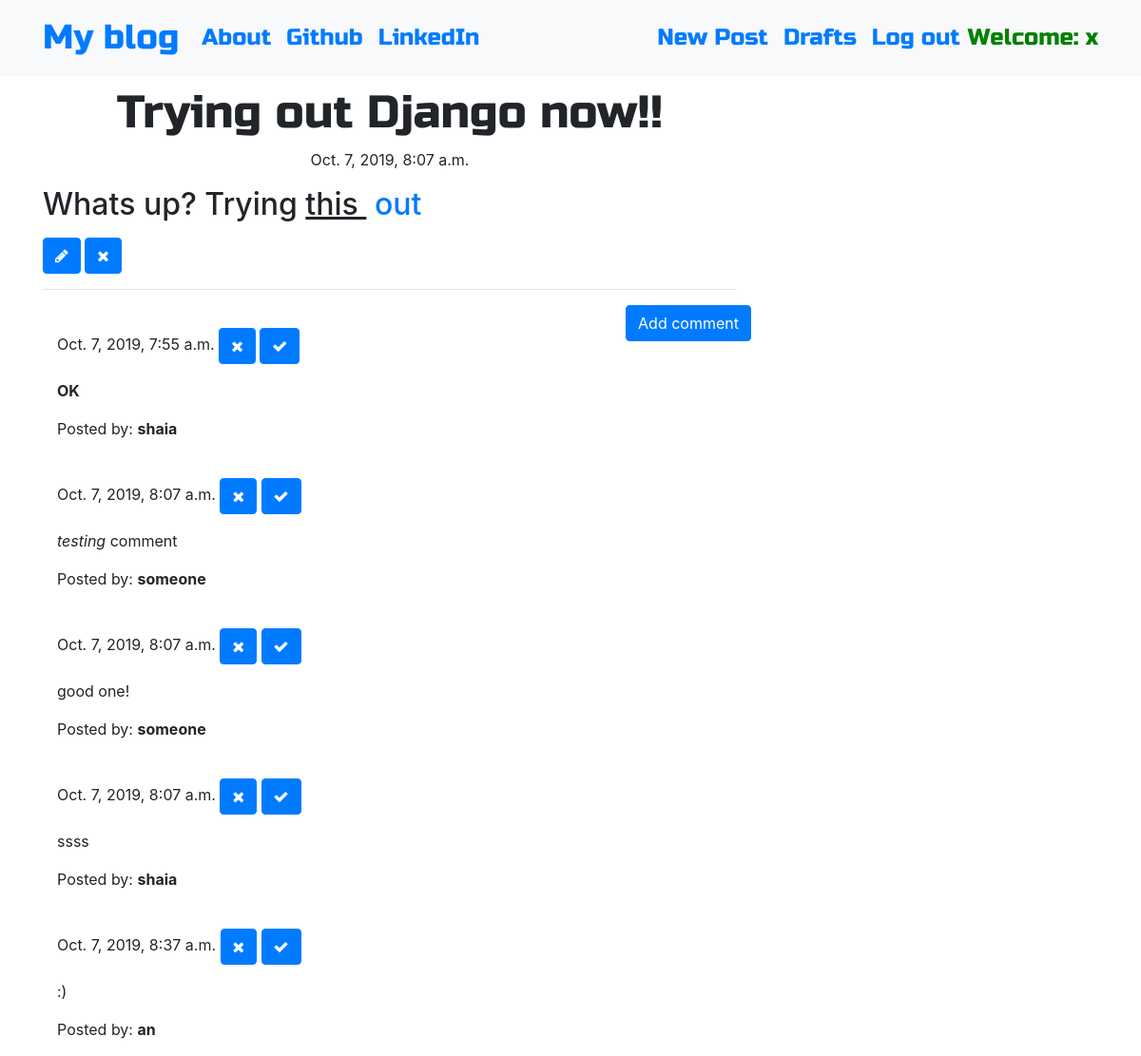
/post/2 (signed in), run on the app's committed database.
### blog/models.py (models this page shows, shortened)
class Post(models.Model):
    author = models.ForeignKey('auth.User',on_delete=models.PROTECT)
    title = models.CharField(max_length = 200)
    text = models.TextField()
    created_date = models.DateTimeField(default=timezone.now)
    published_date = models.DateTimeField(blank=True,null=True)

class Comment(models.Model):
    post = models.ForeignKey('blog.Post',related_name='comments',on_delete=models.PROTECT)
    author = models.CharField(max_length=200)
    text = models.TextField()
    created_date = models.DateTimeField(default=timezone.now())
    approved_comment = models.BooleanField(default=False)

### blog/views.py (the view)
# urls.py: url(r'^post/(?P<pk>\d+)$',views.PostDetailView.as_view(),name = 'post_detail'),
class PostDetailView(DetailView):
    model = Post

### blog/templates/blog/post_detail.html
{% extends 'blog/base.html' %}
{% block content %}
        <h1 class='posttitle loader'>{{ post.title }}</h1>
        {% if post.published_date %}
            <div class="date postdate">
                {{ post.published_date }}
            </div>
        {% else %}
            <a class="btn btn-outline-dark" href="{% url 'post_publish' pk=post.pk %}">Publish</a>
        {% endif %}
      <p class='postcontent' >{{ post.text|safe|linebreaksbr }}</p>
      {% if user.is_authenticated %}
          <a class="btn btn-primary" href="{% url 'post_edit' pk=post.pk %}"><span class="fa fa-pencil"></span></a>
          <a class="btn btn-primary" href="{% url 'post_remove' pk=post.pk %}"><span class="fa fa-remove"></span></a>
      {% endif %}
  <hr>
  <a class="btn btn-primary btn-comment" href="{% url 'add_comment_to_post' pk=post.pk %}">Add comment</a>
  <div class="container">
  {% for comment in post.comments.all %}
  <br>
      {% if user.is_authenticated or comment.approved_comment %}
              {{ comment.created_date }}
              {% if not comment.approved_comment %}
                  <a class="btn btn-primary" href="{% url 'comment_remove' pk=comment.pk %}"><span class="fa fa-remove"></span></a>
                  <a class="btn btn-primary" href="{% url 'comment_approve' pk=comment.pk %}"><span class="fa fa-check"></span></a>
              {% endif %}
          <p>{{ comment.text|safe|linebreaks }}</p>
          <p>Posted by: <strong>{{ comment.author }}</strong></p>
      {% endif %}
  {% empty %}
      <p>No comments posted.</p>
  {% endfor %}
</div>
{% endblock %}

### blog/templates/blog/base.html (shortened to what this page needs)
<!DOCTYPE html>
{% load static %}
<html>
  <head>
    <link rel="stylesheet" href="https://stackpath.bootstrapcdn.com/bootstrap/4.1.3/css/bootstrap.min.css"
>
    <link href="https://maxcdn.bootstrapcdn.com/font-awesome/4.7.0/css/font-awesome.min.css" rel="stylesheet">
    <link href="https://maxcdn.bootstrapcdn.com/font-awesome/4.7.0/css/font-awesome.min.css" rel="stylesheet">
    <link rel="stylesheet" href="//cdn.jsdelivr.net/medium-editor/latest/css/medium-editor.min.css" type="text/css" media="screen" charset="utf-8">
    <link rel="stylesheet" href="{% static 'css/blog.css' %}">
  </head>
  <body class='loader'>
    <nav class="navbar navbar-expand-lg bg-light techfont">
      <div class="container">
        <div class="navbar-nav align-items-center">
          <a class="navbar-brand bigbrand" href="{% url 'post_list' %}">My blog</a>
          <a class="nav-item nav-link" href="{% url 'about' %}">About</a>
          <a class="nav-item nav-link" href="https://www.github.com">Github</a>
          <a class="nav-item nav-link" href="https://www.linkedin.com">LinkedIn</a>
        </div>
        <div class="navbar-nav align-items-center ml-auto">
          {% if user.is_authenticated %}
            <a class="nav-item nav-link" href="{% url 'post_new' %}">New Post</a>
            <a class="nav-item nav-link" href="{% url 'post_draft_list' %}">Drafts</a>
            <a class="nav-item nav-link" href="{% url 'logout' %}">Log out</a>
            <a style="color:green" >Welcome: {{ user.username }}</a>
          {% else %}
            <a class="nav-item nav-link" href="{% url 'login' %}" aria-label="Login">
              <span class="fa fa-user" aria-hidden="true"></span></a>
          {% endif %}
        </div>
      </div>
    </nav>
          <div class="content container">
              <div class="row">
                  <div class="col-md-8">
                    <div class="blog_posts">
                      {% block content %}
                      {% endblock %}
                    </div>
                  </div>
              </div>
          </div>
  </body>
</html>

### blog/static/css/blog.css (style rules this page uses)
.techfont { font-family: 'Russo One', sans-serif; font-size: 1.5em; margin-bottom: 10px; }
.loader { filter:hue-rotate(0deg); color:linear-gradient(45deg,#0f8,#08f); animation:hue 10000ms infinite linear; }
.bigbrand { font-size: 1.5em; }
.postdate { text-align: center; }
.posttitle { font-family: 'Russo One',sans-serif; font-size : 3em; text-align: center; }
.postcontent { font-family: 'Montserrat'; font-size: 1.5em; }
.btn-comment { position: absolute; right:0px; }

### data on the page
Post: title "Trying out Django now!!", published_date "Oct. 7, 2019, 8:07 a.m.", text "Whats up? Trying this out"
Comment: created_date "Oct. 7, 2019, 7:55 a.m.", approved_comment False (drawn), text "OK", author "shaia"
Comment: created_date "Oct. 7, 2019, 8:07 a.m.", approved_comment False (drawn), text "testing comment", author "someone"
Comment: created_date "Oct. 7, 2019, 8:07 a.m.", approved_comment False (drawn), text "good one!", author "someone"
Comment: created_date "Oct. 7, 2019, 8:07 a.m.", approved_comment False (drawn), text "ssss", author "shaia"
Comment: created_date "Oct. 7, 2019, 8:37 a.m.", approved_comment False (drawn), text ":)", author "an"

### other printed values
{{ user.username }} "x"
